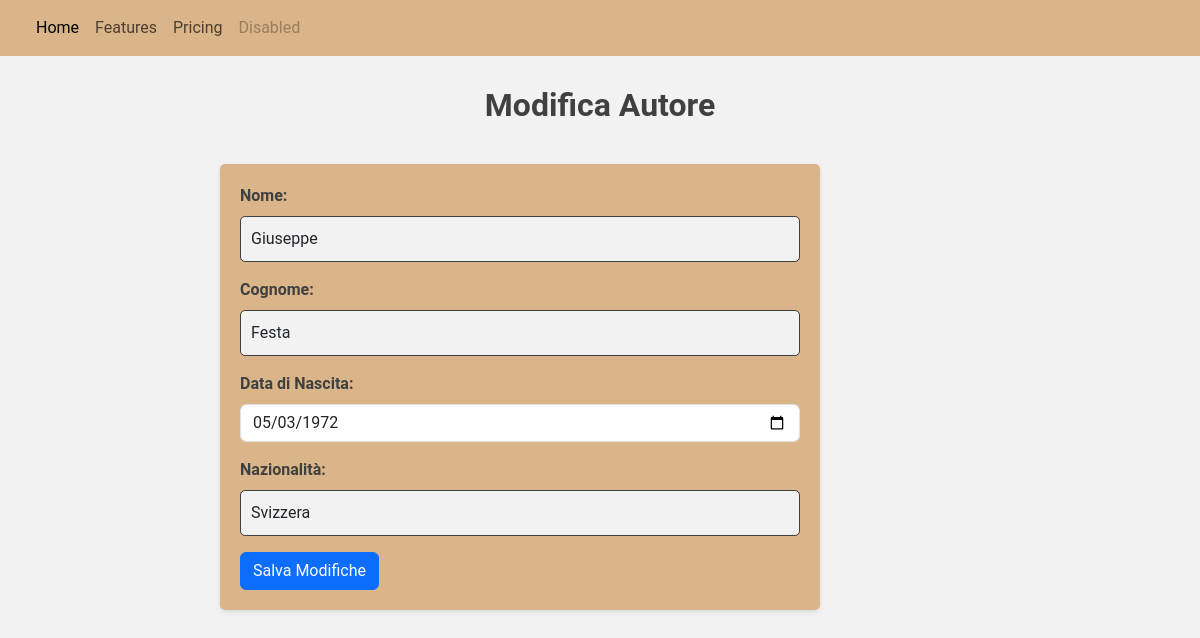
/modifyAuthor.php?id=1, run on the app's committed database.
### tables this page shows
CREATE TABLE `autore` (
  `Codice` int(11) NOT NULL,
  `Nome` varchar(255) DEFAULT NULL,
  `Cognome` varchar(255) DEFAULT NULL,
  `DataNascita` date DEFAULT NULL,
  `Nazionalita` varchar(100) DEFAULT NULL
);

### modifyAuthor.php (the view, shortened to what this page needs)
<!DOCTYPE html>
<html lang="it">
<head>
    <link href="https://cdn.jsdelivr.net/npm/bootstrap@5.3.3/dist/css/bootstrap.min.css" rel="stylesheet">
    <link rel="stylesheet" href="stylesheet/style.css">
</head>
<body>
    <?php
    include "navbar.php";
    include 'connection.php';
    if(isset($_GET['id']) && !empty($_GET['id'])) {
        $author_id = $_GET['id'];
        $author_sql = $conn->prepare("SELECT * FROM autore WHERE Codice = ?");
        $author_sql->bind_param("i",$author_id);
        $author_sql->execute();
        $author_result = $author_sql->get_result();
        if ($author_result->num_rows == 1) {
            $author_row = $author_result->fetch_assoc();
            ?>
            <div class="container">
                <h1>Modifica Autore</h1>
                <form method="post">
                    <div class="mb-3">
                        <label for="nome" class="form-label">Nome:</label>
                        <input type="text" class="form-control" id="nome" name="nome" value="<?php echo $author_row['Nome']; ?>" required>
                    </div>
                    <div class="mb-3">
                        <label for="cognome" class="form-label">Cognome:</label>
                        <input type="text" class="form-control" id="cognome" name="cognome" value="<?php echo $author_row['Cognome']; ?>" required>
                    </div>
                    <div class="mb-3">
                        <label for="data_nascita" class="form-label">Data di Nascita:</label>
                        <input type="date" class="form-control" id="data_nascita" name="data_nascita" value="<?php echo $author_row['DataNascita']; ?>" required>
                    </div>
                    <div class="mb-3">
                        <label for="nazionalita" class="form-label">Nazionalità:</label>
                        <input type="text" class="form-control" id="nazionalita" name="nazionalita" value="<?php echo $author_row['Nazionalita']; ?>" required>
                    </div>
                    <button type="submit" class="btn btn-primary" name="submit">Salva Modifiche</button>
                </form>
            </div>
            <?php
        } else {
            echo "<div class='container'><p>Nessun autore trovato con l'ID specificato.</p></div>";
        }
    } else {
        echo "<div class='container'><p>ID autore non fornito.</p></div>";
    }
    ?>
</body>
</html>

### stylesheet/style.css (style rules this page uses)
:root { --white: #F2F2F2; --gray: #404040; --brown: #BF9B7A; --lightBrown: #D9B589; --darkBrown: #8C6849; }
body { font-family: 'Roboto', sans-serif; background-color: var(--white); color: var(--gray); margin: 0; padding: 0; display: flex; justify-content: center; align-items: center; flex-direction: column; width: 100vw; }
.container { max-width: 800px; padding: 20px; margin: 0 auto; }
h1 { text-align: center; font-size: 32px; color: var(--gray); margin-bottom: 40px; font-weight: 700; }
form { background-color: var(--lightBrown); border-radius: 5px; padding: 20px; margin-top: 20px; max-width: 600px; min-width: 600px; box-shadow: 0 2px 5px rgba(0, 0, 0, 0.1); }
label { font-weight: bold; display: block; margin-bottom: 10px; }
input[type="text"], input[type="number"], select { background-color: var(--white); width: 100%; padding: 10px; border: 1px solid var(--gray); border-radius: 5px; margin-bottom: 15px; box-sizing: border-box; }
input[type="submit"], button { background-color: var(--darkBrown); color: B5B4D9; padding: 10px 20px; border: none; border-radius: 4px; cursor: pointer; transition: background-color 0.3s ease; }

### data on the page
autore: nome "Giuseppe", cognome "Festa", data_nascita "05/03/1972", nazionalita "Svizzera"
